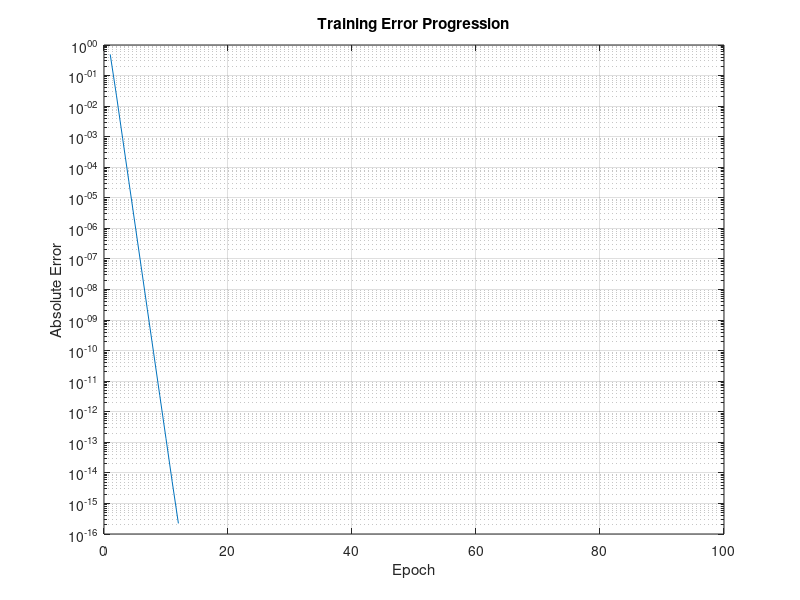

The MATLAB source for this figure: (Note: this script raises an error after producing the figure.)
%% Coursework 2 - Ahaan Tagare, Student ID - 33865799
% Coursework is divided into 2 parts first the simple network and second
% the sunspots dataset
% 

%% Part 1 
% Network Configuration
weights = [-0.25, 0.33, 0.14, -0.17, 0.16, 0.43, 0.21, -0.25, 0, 0, 0];  % w1 to w11
initial_weights = weights;
lambda = 1e-5;              % Regularization parameter
epochs = 100;               % Epocs number
X = [1; 0];                 % Input [X1; X2]
target = 1;                 % Target output
hidden_neurons = 3;         % y1, y2, y3
num_weights = 11;           % Total weights

sigmoid = @(x) 1./(1 + exp(-x));  % Sigmoid activation function
sigmoid_prime = @(x) sigmoid(x) .* (1 - sigmoid(x));  % Sigmoid derivative

% Training Logging
error_history = zeros(epochs, 1);

% Main Training Loop
fprintf('Starting Newton Optimization for %d epochs...\n', epochs);
for epoch = 1:epochs
    % Forward Pass
    z = zeros(hidden_neurons, 1);
    y = zeros(hidden_neurons, 1);
    
    % Hidden layer activations with specified weights
    for n = 1:hidden_neurons
        z(n) = weights(n) * X(1) + weights(8 + n) * X(2);  % y1, y2, y3
    end
    y = sigmoid(z);  % Apply sigmoid to hidden layer outputs
    
    % Output layer (Direct input-to-output and hidden-to-output contributions)
    output = weights(2) * X(1) + weights(11) * X(2);  % Direct input-to-output weights
    for n = 1:hidden_neurons
        output = output + weights(5 + n) * y(n);  % Hidden-to-output weights (w6, w7, w8)
    end
    
    error = output - target;
    error_history(epoch) = abs(error);
    
    % (Jacobian Calculation) Backward Pass 
    dy_dz = sigmoid_prime(z);  % Derivatives of hidden outputs
    
    % Jacobian initialization
    J = zeros(1, num_weights);
    
    % Input to hidden weights
    input_to_hidden = [1, 9; 10, 4; 3, 5];  % [w1, w9; w10, w4; w3, w5]
    for n = 1:hidden_neurons
        J(input_to_hidden(n, 1)) = weights(5 + n) * dy_dz(n) * X(1);  
        J(input_to_hidden(n, 2)) = weights(5 + n) * dy_dz(n) * X(2);  
    end
    
    % Hidden to output weights (w6, w7, w8)
    for n = 1:hidden_neurons
        J(5 + n) = y(n);
    end
    
    % Direct input-to-output weights
    J(2) = X(1);  % w2
    J(11) = X(2);  % w11
    
    % Hessian and Regularization (Approximate Hessian)
    H = J' * J + lambda * eye(num_weights);  % Hessian approximation (regularization)
    
    % Weight Update using Newton's Method
    gradient = J' * error;  % Gradient (First-order derivative)
    delta_w = H \ gradient;  %  Solving H * delta_w = gradient with Newton step 
    weights = weights - delta_w(:)';  % Update weights
end

% Final Results
fprintf('\nTraining Complete\n');
fprintf('Final Error: %.6f\n', abs(error));
fprintf('\nFinal Jacobian Matrix:\n'); disp(J);
fprintf('Total Weight Changes (Initial to Final):\n');
for w_idx = 1:num_weights
    fprintf('w%d: Change = %.6f\n', w_idx, weights(w_idx) - initial_weights(w_idx));
end
fprintf('\nFinal Weights:\n'); disp(weights);

% Plotting the training error progression
figure;
semilogy(1:epochs, error_history);
title('Training Error Progression');
xlabel('Epoch'); ylabel('Absolute Error');
grid on;



%% Part 2
% Load and preprocess sunspot data
load sunspot.dat
sunspots = sunspot(:,2);

% Normalize using Z-score
mu = mean(sunspots);
sigma = std(sunspots);
sunspots = (sunspots - mu)/sigma;

% Create time-lagged input (10 previous values)
inputSize = 10;
[X, Y] = deal([]);
for i = 1:length(sunspots)-inputSize
    X = [X; sunspots(i:i+inputSize-1)'];
    Y = [Y; sunspots(i+inputSize)];
end

% Train-test split (80-20)
split = floor(0.8*size(X,1));
X_train = X(1:split,:);
Y_train = Y(1:split);
X_test = X(split+1:end,:);
Y_test = Y(split+1:end);

% Network parameters
hiddenNodes = 5;
outputSize = 1;
epochs = 100;
lambda = 1e-3;  
learningRateBP = 0.1;

% Activation functions
sigmoid = @(x) 1./(1 + exp(-x));
sigmoid_prime = @(x) sigmoid(x).*(1 - sigmoid(x));

% Initialize weights using Xavier initialization
rng(42);
W1 = randn(hiddenNodes, inputSize) * sqrt(2/(inputSize + hiddenNodes));
b1 = zeros(hiddenNodes, 1);
W2 = randn(outputSize, hiddenNodes) * sqrt(2/(hiddenNodes + outputSize));
b2 = zeros(outputSize, 1);

% Clone weights for both methods
[W1_BP, b1_BP, W2_BP, b2_BP] = deal(W1, b1, W2, b2);
[W1_NM, b1_NM, W2_NM, b2_NM] = deal(W1, b1, W2, b2);

% Loss tracking arrays
lossBP = zeros(epochs,1);
lossNM = zeros(epochs,1);

%  ---Backpropagation Training ---
for epoch = 1:epochs
    epochLoss = 0;
    for i = 1:size(X_train,1)
        % Forward pass
        Z1 = W1_BP * X_train(i,:)' + b1_BP;
        A1 = sigmoid(Z1);
        Z2 = W2_BP * A1 + b2_BP;
        
        % Backward pass
        error = Y_train(i) - Z2;
        epochLoss = epochLoss + error^2;
        
        dW2 = error * A1';
        db2 = error;
        dA1 = W2_BP' * error;
        dZ1 = dA1 .* sigmoid_prime(Z1);
        dW1 = dZ1 * X_train(i,:);
        db1 = dZ1;
        
        % Update weights
        W1_BP = W1_BP + learningRateBP * dW1;
        b1_BP = b1_BP + learningRateBP * db1;
        W2_BP = W2_BP + learningRateBP * dW2;
        b2_BP = b2_BP + learningRateBP * db2;
    end
    lossBP(epoch) = epochLoss/size(X_train,1);
    fprintf('Epoch %d (BP): Loss = %.4f\n', epoch, lossBP(epoch));
end

% --- Newton's Method Training 
numWeights = numel(W1_NM) + numel(b1_NM) + numel(W2_NM) + numel(b2_NM);
N = size(X_train,1);  % training samples

for epoch = 1:epochs
    H = zeros(numWeights);
    grad = zeros(numWeights, 1);
    epochLoss = 0;
    
    % Implementation of Equation 4.108 
    for i = 1:N
        % Forward pass
        Z1 = W1_NM * X_train(i,:)' + b1_NM;
        A1 = sigmoid(Z1);
        Z2 = W2_NM * A1 + b2_NM;
        
        % Error calculation
        error = Y_train(i) - Z2;
        epochLoss = epochLoss + error^2;
        
        % Jacobian calculation
        dZ2 = -1; 
        J_W2 = dZ2 * A1';
        J_b2 = dZ2;
        
        dA1 = W2_NM' * dZ2;
        dZ1 = dA1 .* sigmoid_prime(Z1);
        J_W1 = dZ1 * X_train(i,:);
        J_b1 = dZ1;
        
        % Construct full Jacobian
        J = [J_W1(:); J_b1(:); J_W2(:); J_b2(:)];
        
        % Accumulate (Equation 4.108 from the book)
        H = H + (J * J');  
        grad = grad + J * error;  % Gradient term
    end
    
    % Finalize Hessian 
    H = H/N + lambda*eye(numWeights);
    grad = grad/N;
    
    % Newton update (Equation 4.121)
    if rcond(H) < 1e-15
        delta = -pinv(H) * grad; 
    else
        delta = -H \ grad;  % Δw = -H⁻¹g
    end
    
    % Update weights
    weights = [W1_NM(:); b1_NM(:); W2_NM(:); b2_NM(:)] + delta;
    
    % Reshape weights
    W1_NM = reshape(weights(1:numel(W1_NM)), size(W1_NM));
    b1_NM = weights(numel(W1_NM)+1:numel(W1_NM)+numel(b1_NM));
    W2_NM = reshape(weights(numel(W1_NM)+numel(b1_NM)+1:end-numel(b2_NM)), size(W2_NM));
    b2_NM = weights(end);
    
    lossNM(epoch) = epochLoss/N;
    fprintf('Epoch %d (NM): Loss = %.4f\n', epoch, lossNM(epoch));
end

% Prediction function
predict = @(W1, b1, W2, b2, X) arrayfun(@(i) ...
    W2 * sigmoid(W1 * X(i,:)' + b1) + b2, 1:size(X,1))';

% Generate predictions
Y_pred_BP = predict(W1_BP, b1_BP, W2_BP, b2_BP, X_test);
Y_pred_NM = predict(W1_NM, b1_NM, W2_NM, b2_NM, X_test);

% NMSE
NMSE_BP = mean((Y_test - Y_pred_BP).^2)/var(Y_test);
NMSE_NM = mean((Y_test - Y_pred_NM).^2)/var(Y_test);

fprintf('Final Backpropagation NMSE: %.4f\n', NMSE_BP);
fprintf('Final Newton''s Method NMSE: %.4f\n', NMSE_NM);


% Plot Training Loss Comparison (Newton's Method vs Backpropagation)
figure;
hold on;
plot(lossBP, 'b', 'LineWidth', 1.5); % Backpropagation loss in blue
plot(lossNM, 'r', 'LineWidth', 1.5); % Newton's Method loss in red
title('Training Loss Comparison');
xlabel('Epoch');
ylabel('Mean Squared Error');
legend('Backpropagation', 'Newton''s Method');
grid on;

% Plot Sunspot Prediction Comparison (Actual vs Predicted)
figure;
hold on;
plot(Y_test, 'k', 'LineWidth', 2); % Actual values ( black)
plot(Y_pred_BP, 'b', 'LineWidth', 1.5); % Backpropagation (blue)
plot(Y_pred_NM, 'r', 'LineWidth', 1.5); % Newton's Method (red)
title('Sunspot Prediction Comparison');
xlabel('Time Step');
ylabel('Normalized Sunspot Number');
legend('Actual', 'Backpropagation', 'Newton''s Method');
grid on;